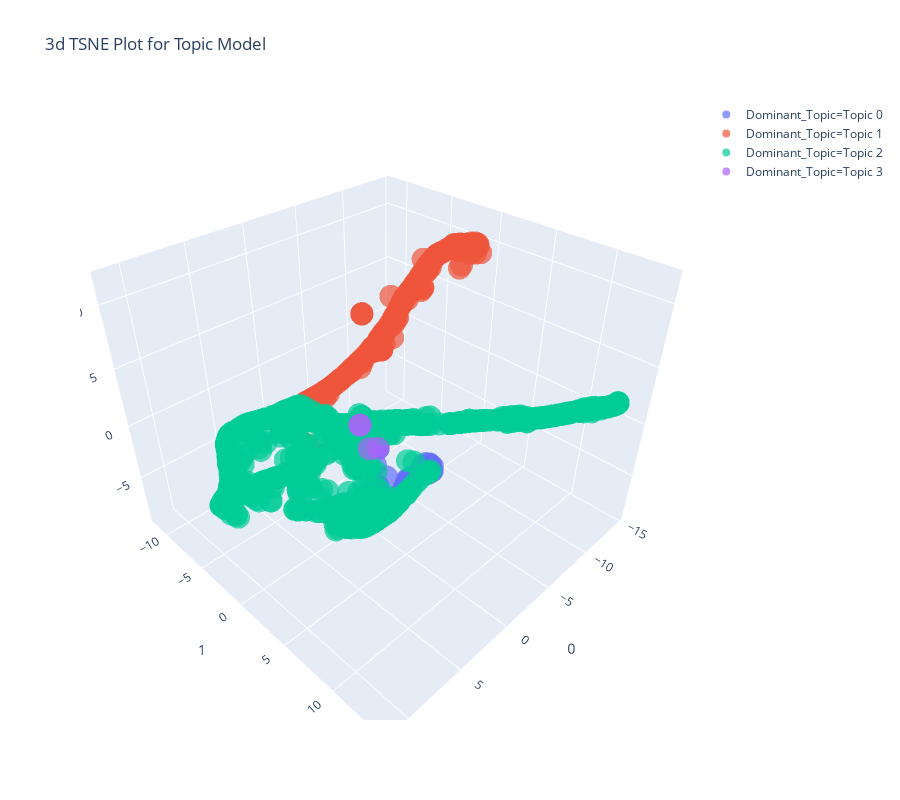

Source (notebook cell):
### Code cell
plot_model(lda, plot = 'tsne')

### Figure 1 — Plotly figure (JSON) as saved in the notebook; plotly's stock layout.template omitted (floating-point values rounded to 4 significant figures; data arrays with more than 128 entries replaced by an {"elided": "..."} marker saying what was removed)
{"data": [{"hovertemplate": "Dominant_Topic=Topic 0<br>0=%{x}<br>1=%{y}<br>2=%{z}", "showlegend": true, "legendgroup": "Dominant_Topic=Topic 0", "name": "Dominant_Topic=Topic 0", "scene": "scene", "y": [0.01525, 0.136, 0.8676, 0.05338, 0.1023, -0.463, 0.3107, -0.987, -0.7047, -0.06923, -0.3322, 0.1793, -0.4387, 0.2105, -0.6876, 0.2713, 0.154, -0.4615, 0.3329, 0.6248, 0.1794, 0.412, 0.09797, -0.1165, 0.8926, -0.04662, -1.771, -0.03397, 0.05183, -1.771, 0.3655, -0.2261, 0.6003, 0.1001, 0.8816, -0.4721, 0.9894, -0.1876, 0.7819, 0.8895, 0.2914, -0.7962, -0.1402, -0.2805, -0.000314, 0.1219], "hoverlabel": {"namelength": 0}, "mode": "markers", "marker": {"color": "#636efa", "opacity": 0.7, "symbol": "circle"}, "x": [-7.19, -7.784, -3.686, -6.09, -8.097, -7.884, -7.868, -2.489, -2.227, -8.108, -7.862, -5.26, -7.973, -5.126, -2.436, -7.586, -5.377, -7.517, -8.042, -4.23, -8.227, -4.56, -5.152, -7.723, -3.66, -6.978, -3.588, -7.083, -8.204, -3.582, -7.96, -8.29, -4.277, -5.722, -3.46, -7.653, -3.471, -7.504, -3.895, -3.248, -4.907, -3.588, -8.204, -8.277, -7.751, -5.254], "z": [-8.492, -8.965, -8.318, -8.301, -8.25, -8.759, -8.373, -7.63, -5.28, -8.221, -8.198, -8.221, -8.783, -8.216, -7.603, -8.461, -8.227, -8.61, -8.723, -8.289, -8.435, -8.226, -8.147, -8.993, -8.333, -8.443, -4.964, -8.474, -8.9, -4.959, -8.689, -8.486, -8.284, -8.259, -8.265, -8.365, -8.34, -8.212, -8.316, -8.294, -8.222, -7.432, -8.911, -8.608, -9.001, -8.182], "type": "scatter3d"}, {"hovertemplate": "Dominant_Topic=Topic 1<br>0=%{x}<br>1=%{y}<br>2=%{z}", "showlegend": true, "legendgroup": "Dominant_Topic=Topic 1", "name": "Dominant_Topic=Topic 1", "scene": "scene", "y": {"elided": "238 float values"}, "hoverlabel": {"namelength": 0}, "mode": "markers", "marker": {"color": "#EF553B", "opacity": 0.7, "symbol": "circle"}, "x": {"elided": "238 float values"}, "z": {"elided": "238 float values"}, "type": "scatter3d"}, {"hovertemplate": "Dominant_Topic=Topic 2<br>0=%{x}<br>1=%{y}<br>2=%{z}", "showlegend": true, "legendgroup": "Dominant_Topic=Topic 2", "name": "Dominant_Topic=Topic 2", "scene": "scene", "y": {"elided": "712 float values"}, "hoverlabel": {"namelength": 0}, "mode": "markers", "marker": {"color": "#00cc96", "opacity": 0.7, "symbol": "circle"}, "x": {"elided": "712 float values"}, "z": {"elided": "712 float values"}, "type": "scatter3d"}, {"hovertemplate": "Dominant_Topic=Topic 3<br>0=%{x}<br>1=%{y}<br>2=%{z}", "showlegend": true, "legendgroup": "Dominant_Topic=Topic 3", "name": "Dominant_Topic=Topic 3", "scene": "scene", "y": [-3.153, -1.344, -1.787, -3.134], "hoverlabel": {"namelength": 0}, "mode": "markers", "marker": {"color": "#ab63fa", "opacity": 0.7, "symbol": "circle"}, "x": [-2.898, -2.189, -3.573, -2.882], "z": [-2.933, -3.96, -4.935, -2.928], "type": "scatter3d"}], "layout": {"title": {"text": "3d TSNE Plot for Topic Model"}, "scene": {"domain": {"y": [0, 1], "x": [0, 1]}, "zaxis": {"title": {"text": "2"}}, "xaxis": {"title": {"text": "0"}}, "yaxis": {"title": {"text": "1"}}}, "height": 800, "width": 900, "legend": {"tracegroupgap": 0}}}
